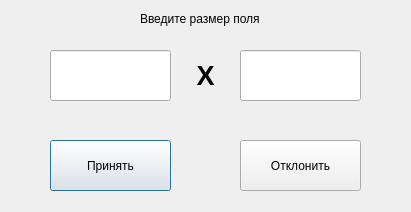
<?xml version="1.0" encoding="UTF-8"?>
<ui version="4.0">
 <class>CreateProj_Dialog</class>
 <widget class="QDialog" name="CreateProj_Dialog">
  <property name="geometry">
   <rect>
    <x>0</x>
    <y>0</y>
    <width>411</width>
    <height>212</height>
   </rect>
  </property>
  <property name="minimumSize">
   <size>
    <width>411</width>
    <height>212</height>
   </size>
  </property>
  <property name="maximumSize">
   <size>
    <width>411</width>
    <height>212</height>
   </size>
  </property>
  <property name="windowTitle">
   <string>Создание проекта</string>
  </property>
  <property name="windowIcon">
   <iconset resource="resources.qrc">
    <normaloff>:/img/img/MainIcon.svg</normaloff>:/img/img/MainIcon.svg</iconset>
  </property>
  <property name="layoutDirection">
   <enum>Qt::LayoutDirection::LeftToRight</enum>
  </property>
  <widget class="QPushButton" name="accept_button">
   <property name="geometry">
    <rect>
     <x>50</x>
     <y>140</y>
     <width>121</width>
     <height>51</height>
    </rect>
   </property>
   <property name="text">
    <string>Принять</string>
   </property>
  </widget>
  <widget class="QPushButton" name="decline_button">
   <property name="geometry">
    <rect>
     <x>240</x>
     <y>140</y>
     <width>121</width>
     <height>51</height>
    </rect>
   </property>
   <property name="text">
    <string>Отклонить</string>
   </property>
  </widget>
  <widget class="QLabel" name="label">
   <property name="geometry">
    <rect>
     <x>170</x>
     <y>60</y>
     <width>71</width>
     <height>31</height>
    </rect>
   </property>
   <property name="font">
    <font>
     <pointsize>20</pointsize>
     <bold>true</bold>
    </font>
   </property>
   <property name="text">
    <string>X</string>
   </property>
   <property name="alignment">
    <set>Qt::AlignmentFlag::AlignCenter</set>
   </property>
  </widget>
  <widget class="QLineEdit" name="width_edit">
   <property name="geometry">
    <rect>
     <x>50</x>
     <y>50</y>
     <width>121</width>
     <height>51</height>
    </rect>
   </property>
   <property name="font">
    <font>
     <pointsize>20</pointsize>
     <italic>false</italic>
    </font>
   </property>
   <property name="layoutDirection">
    <enum>Qt::LayoutDirection::RightToLeft</enum>
   </property>
   <property name="alignment">
    <set>Qt::AlignmentFlag::AlignRight|Qt::AlignmentFlag::AlignTrailing|Qt::AlignmentFlag::AlignVCenter</set>
   </property>
  </widget>
  <widget class="QLineEdit" name="height_edit">
   <property name="geometry">
    <rect>
     <x>240</x>
     <y>50</y>
     <width>121</width>
     <height>51</height>
    </rect>
   </property>
   <property name="font">
    <font>
     <pointsize>20</pointsize>
     <italic>false</italic>
    </font>
   </property>
   <property name="layoutDirection">
    <enum>Qt::LayoutDirection::RightToLeft</enum>
   </property>
   <property name="alignment">
    <set>Qt::AlignmentFlag::AlignRight|Qt::AlignmentFlag::AlignTrailing|Qt::AlignmentFlag::AlignVCenter</set>
   </property>
  </widget>
  <widget class="QLabel" name="label_2">
   <property name="geometry">
    <rect>
     <x>140</x>
     <y>10</y>
     <width>131</width>
     <height>17</height>
    </rect>
   </property>
   <property name="text">
    <string>Введите размер поля</string>
   </property>
  </widget>
 </widget>
 <resources>
  <include location="resources.qrc"/>
 </resources>
 <connections/>
</ui>
